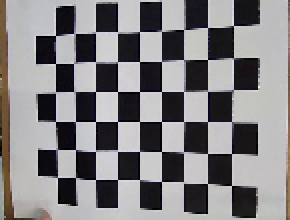
#> input picture caliResult1.png, 145 x 110 px, found by its file name (shown 2 times larger)
$ python rotacionarImg.py
#> lines starting #> are read from the running program, lines starting #| are printed output that depends on the picture
import cv2 as cv
import numpy as np


# Carrega a imagem
image_path = 'caliResult1.png'
image = cv.imread(image_path)
#> image is the input picture: shape (110, 145, 3); mean B, G, R 130.2, 128.2, 130.4

# Rotaciona a imagem
rotated_image = cv.rotate(image, cv.ROTATE_90_COUNTERCLOCKWISE)
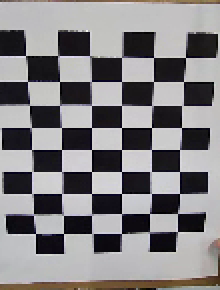
#> rotated_image: shape (145, 110, 3) (shown 2 times larger); mean B, G, R 130.2, 128.2, 130.4

#rotated_image = cv.resize(rotated_image, (400, 600))

# Salva a imagem rotacionada
cv.imwrite('imagem_rotacionada_teste.png', rotated_image)

# Exibe a imagem original e a rotacionada
cv.imshow('Imagem Original', image)
cv.imshow('Imagem Rotacionada', rotated_image)
cv.waitKey(0)
cv.destroyAllWindows()
